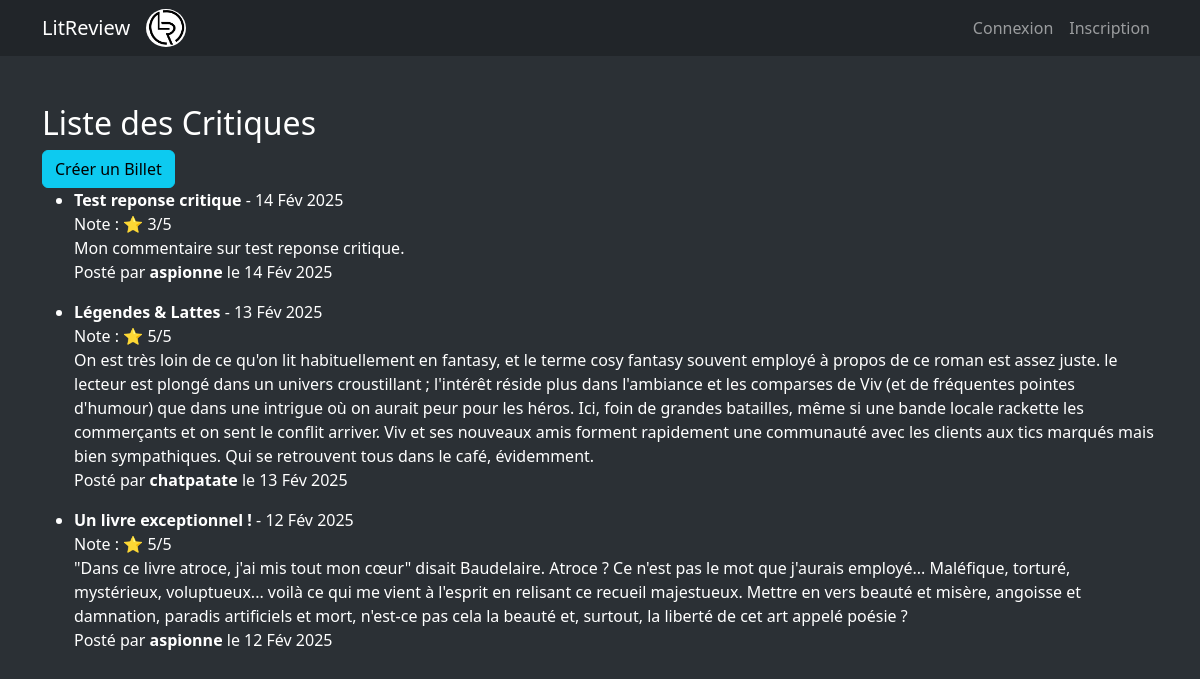
Screenshot of /billet/critics/ with the database file from the repository.
### billet/models.py (models this page shows, shortened)
class Critic(models.Model):
    user = models.ForeignKey(User, on_delete=models.CASCADE)
    ticket = models.OneToOneField(Ticket, on_delete=models.CASCADE)  # Un ticket ne peut avoir qu'une seule critique
    title = models.CharField(max_length=255)
    note = models.IntegerField(choices=[(i, i) for i in range(6)])
    comment = models.TextField()
    date_creation = models.DateTimeField(auto_now_add=True)

### authentification/models.py (models this page shows, shortened)
class CustomUser(AbstractUser):
    pass

### billet/views.py (the view)
# urls.py: path('critics/', list_critics, name='list_critics'),
def list_critics(request):
    critics = Critic.objects.all().order_by('-date_creation')
    return render(request, 'critics/list_critics.html', {'critics': critics})

### templates/critics/list_critics.html
{% extends 'base.html' %}
{% block content %}
<h2>Liste des Critiques</h2>
<a href="{% url 'billet:create_billet' %}" class="btn btn-info">Créer un Billet</a>
<ul>
    {% for critic in critics %}
        <li>
            <strong>{{ critic.title }}</strong> - {{ critic.date_creation|date:"d M Y" }} <br>
            Note : ⭐ {{ critic.note }}/5 <br>
            {{ critic.comment }}
            <p>Posté par <strong>{{ critic.user.username }}</strong> le {{ critic.date_creation|date:"d M Y" }} </p>
        </li>
    {% empty %}
        <br><p>Aucune critique disponible.</p>
    {% endfor %}
</ul>
{% endblock %}

### templates/base.html (style rules this page uses)
body { background-color: #2b3035; color: white; }

### rows the page displays
Critic: title "Test reponse critique", date_creation "14 Fév 2025", note "3", comment "Mon commentaire sur test reponse critique.", user.username "aspionne"
Critic: title "Légendes & Lattes", date_creation "13 Fév 2025", note "5", comment "On est très loin de ce qu'on lit habituellement en fantasy, et le terme cosy fantasy souvent employé à propos de ce roman est assez juste. le lecteur est plongé dans un univers croustillant ; l'intérêt réside plus dans l'ambiance et les comparses de Viv (et de fréquentes pointes d'humour) que dans une intrigue où on aurait peur pour les héros. Ici, foin de grandes batailles, même si une bande locale rackette les commerçants et on sent le conflit arriver. Viv et ses nouveaux amis forment rapidement une communauté avec les clients aux tics marqués mais bien sympathiques. Qui se retrouvent tous dans le café, évidemment.", user.username "chatpatate"
Critic: title "Un livre exceptionnel !", date_creation "12 Fév 2025", note "5", comment "\"Dans ce livre atroce, j'ai mis tout mon cœur\" disait Baudelaire. Atroce ? Ce n'est pas le mot que j'aurais employé... Maléfique, torturé, mystérieux, voluptueux... voilà ce qui me vient à l'esprit en relisant ce recueil majestueux. Mettre en vers beauté et misère, angoisse et damnation, paradis artificiels et mort, n'est-ce pas cela la beauté et, surtout, la liberté de cet art appelé poésie ?", user.username "aspionne"
